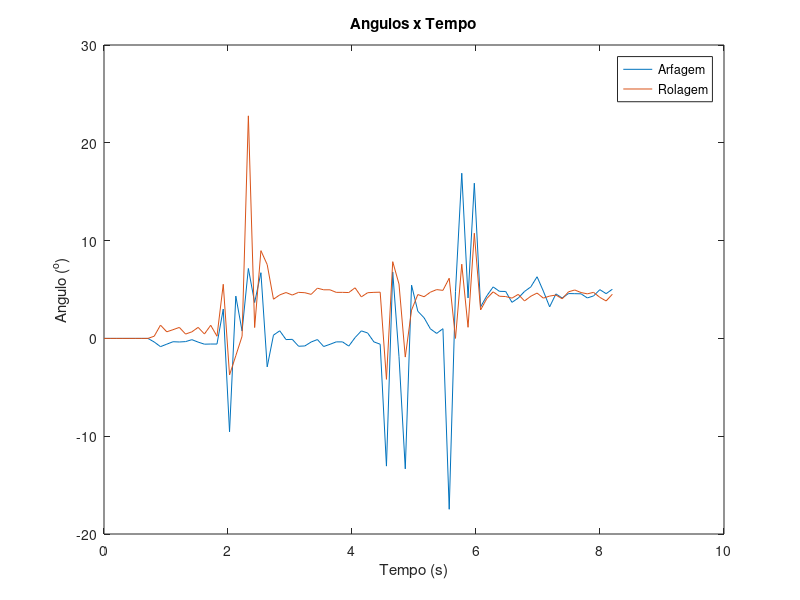
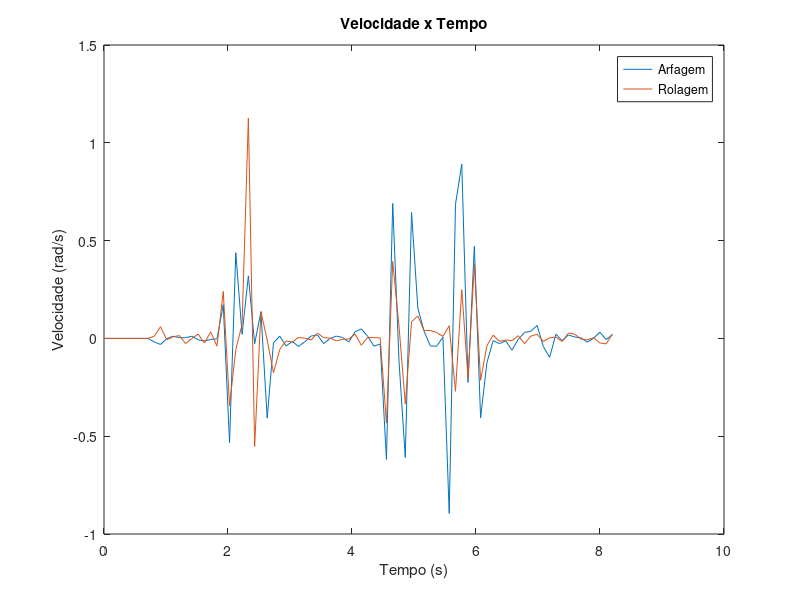
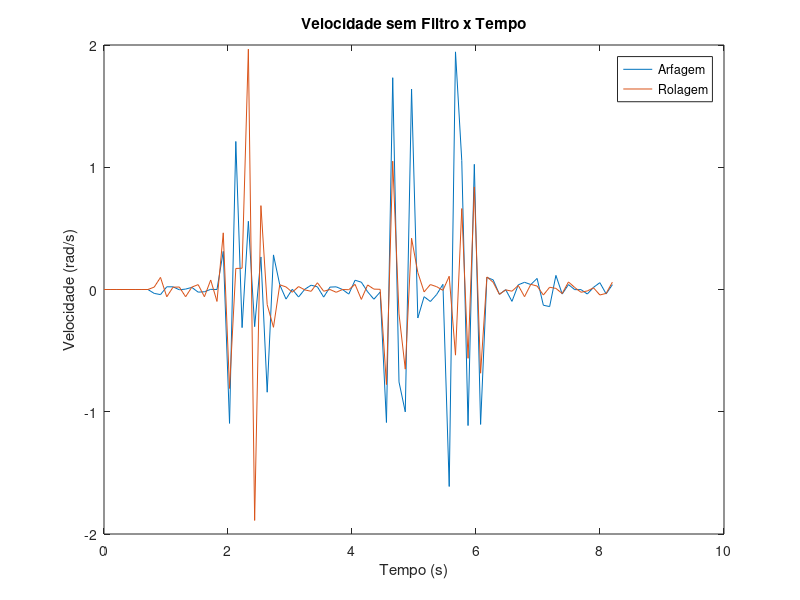

These charts were generated, in order, by the following MATLAB code:
clear all
close all
load('data.mat');
size = num2str(pitch_angle_size-1);
eval(['pitch_angle' '=' 'pitch_angle_0_' num2str(size)]);
eval(['roll_angle' '=' 'roll_angle_0_' num2str(size)]);
eval(['pitch_speed' '=' 'pitch_speed_0_' num2str(size)]);
eval(['roll_speed' '=' 'roll_speed_0_' num2str(size)]);
eval(['pitch_speed_sf' '=' 'pitch_speed_sf_0_' num2str(size)]);
eval(['roll_speed_sf' '=' 'roll_speed_sf_0_' num2str(size)]);

tsim = length(pitch_angle)*0.1;

t = (0:length(pitch_angle)-1)*tsim/(length(pitch_angle)-1);

plot(t,pitch_angle);
hold on
plot(t,roll_angle);
legend('Arfagem','Rolagem');
title('Angulos x Tempo');
xlabel('Tempo (s)');
ylabel('Angulo (^o)');

figure

plot(t,pitch_speed);
hold on
plot(t,roll_speed);
legend('Arfagem','Rolagem');
title('Velocidade x Tempo');
xlabel('Tempo (s)');
ylabel('Velocidade (rad/s)');

figure

plot(t,pitch_speed_sf);
hold on
plot(t,roll_speed_sf);
legend('Arfagem','Rolagem');
title('Velocidade sem Filtro x Tempo');
xlabel('Tempo (s)');
ylabel('Velocidade (rad/s)');
